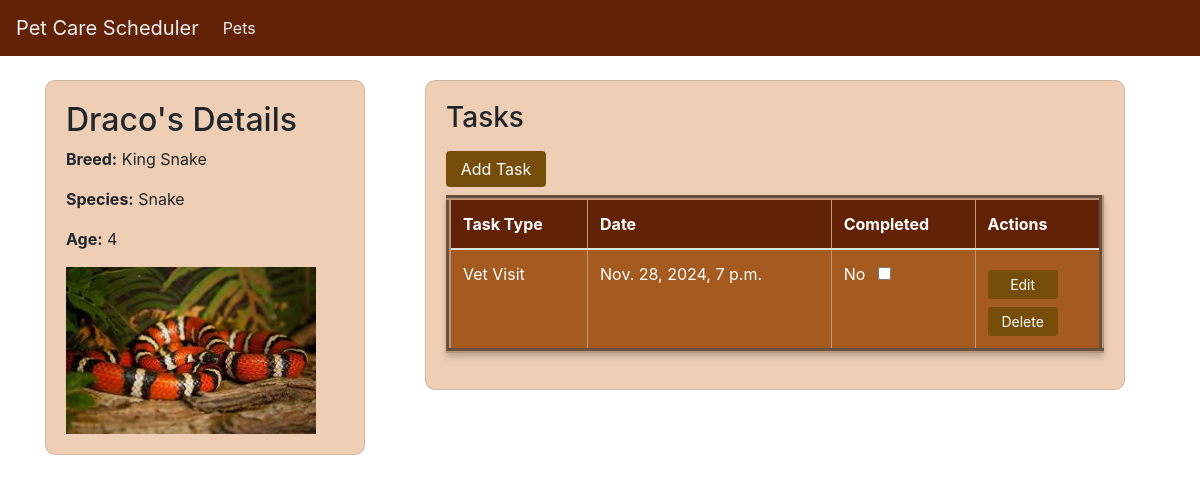
Screenshot of /care/pets/3/ with the database file from the repository.
### care/models.py (models this page shows, shortened)
class Pet(models.Model):
    DOG = 'Dog'
    CAT = 'Cat'
    BIRD = 'Bird'
    FISH = 'Fish'
    SNAKE ='Snake'
    SPECIES_CHOICES = [
        (DOG, 'Dog'),
        (CAT, 'Cat'),
        (BIRD, 'Bird'),
        (FISH, 'Fish'),
        (SNAKE, 'Snake')
    ]
    name = models.CharField(max_length=100)
    breed = models.CharField(max_length=100, blank=True, null=True)
    age = models.IntegerField()
    species = models.CharField(
        max_length=100,
        choices=SPECIES_CHOICES,
        blank=True,
        null=True
    )
    photo = models.ImageField(upload_to='pet_photos/', blank=True, null=True)

class Task(models.Model):
    pet = models.ForeignKey(Pet, on_delete=models.CASCADE)
    task_type = models.ForeignKey(TaskType, on_delete=models.CASCADE)
    date = models.DateTimeField()
    completed = models.BooleanField(default=False)
    notes = models.TextField(blank=True, null=True)

class TaskType(models.Model):
    type_name = models.CharField(max_length=50)
    def __str__(self):
        return self.type_name

### care/views.py (the view)
# urls.py: path('pets/<int:pk>/', views.pet_detail, name='pet_detail'),
def pet_detail(request, pk):
    pet = get_object_or_404(Pet, pk=pk)
    tasks = Task.objects.filter(pet=pet)
    return render(request, 'pet_detail.html', {'pet': pet, 'tasks': tasks})

### templates/pet_detail.html (shortened to what this page needs)
{% extends './base.html' %}
{% block content %}
<div class="row">
    <div class="col-md-4">
        <div class="card" style="background-color: #eecfb6; padding: 20px; border-radius: 10px; width: 320px;">
            <h2>{{ pet.name }}'s Details</h2>
            <p><strong>Breed:</strong> {{ pet.breed }}</p>
            <p><strong>Species:</strong> {{ pet.species }}</p>
            <p><strong>Age:</strong> {{ pet.age }}</p>
            {% if pet.photo %}
                <img src="{{ pet.photo.url }}" alt="Photo of {{ pet.name }}" style="width: 250px; height: auto;">
            {% else %}
                <p>No photo available.</p>
            {% endif %}
        </div>
    </div>
    <div class="col-md-5">
        <div class="card" style="background-color: #eecfb6; padding: 20px; border-radius: 10px; width: 700px;">
            <h3>Tasks</h3>
            <a href="{% url 'task_create' pet.id %}" class="btn btn-primary mb-2 mt-2" style="width: 100px;">Add Task</a>
            <table class="table table-striped" border="5">
                <thead>
                    <tr>
                        <th>Task Type</th>
                        <th>Date</th>
                        <th>Completed</th>
                        <th>Actions</th>
                    </tr>
                </thead>
                <tbody>
                    {% for task in tasks %}
                    <tr>
                        <td>{{ task.task_type }}</td>
                        <td>{{ task.date }}</td>
                        <td>
                            {% if task.completed %}
                                Yes
                            {% else %}
                                No
                                <form method="post" action="{% url 'mark_task_completed' task.id %}" style="display:inline;">
                                    <input type="checkbox" onclick="this.form.submit()" class="ml-2">
                                </form>
                            {% endif %}
                        </td>
                        <td>
                            <a href="{% url 'task_update' task.id %}" class="btn btn-sm mt-2">Edit  </a><br>
                            <a href="{% url 'task_delete' task.id %}" class="btn btn-sm mt-2">Delete</a>
                        </td>
                    </tr>
                    {% endfor %}
                </tbody>
            </table>
        </div>
    </div>
</div>
{% endblock %}

### rows the page displays
Pet: name "Draco", breed "King Snake", species "Snake", age "4", photo (picture)
Task: task_type "Vet Visit", date "Nov. 28, 2024, 7 p.m."
